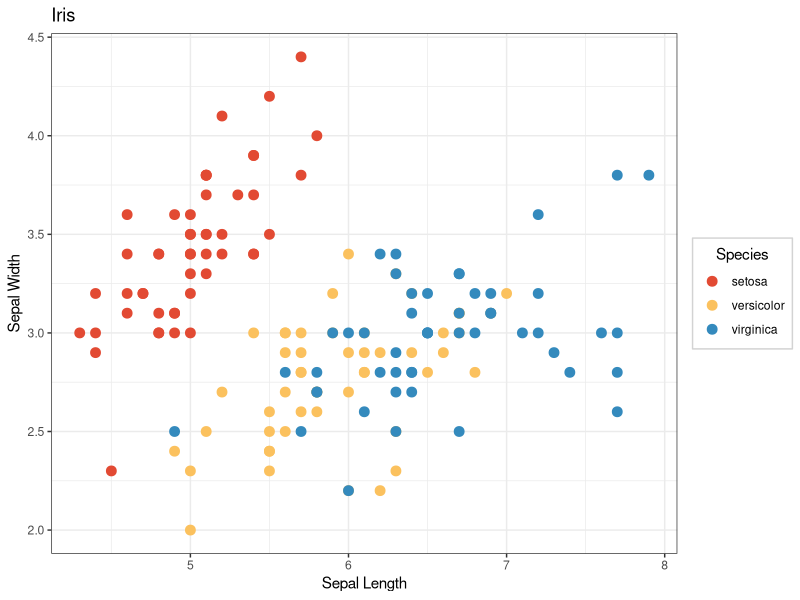

Reproduce this figure in R.
## ---- chunk 1
knitr::opts_chunk$set(eval = FALSE)
## ---- chunk 2
library(ggplot2)

# Define colors
cols <- c("setosa" = "#E24A33", "virginica" = "#348ABD", "versicolor" = "#FBC15E")

g <- ggplot(data = iris, aes(x = Sepal.Length, y = Sepal.Width, col = factor(Species))) +
  geom_point(size = 3) +
  theme_bw() +
  xlab("Sepal Length") +
  ylab("Sepal Width") +
  ggtitle("Iris") +
  scale_colour_manual(values = cols) +
  guides(col = guide_legend(title = "Species")) +
  theme(legend.title.align = 0.5,
    legend.background = element_rect(colour = 'lightgrey', linetype = 'solid'))

g
